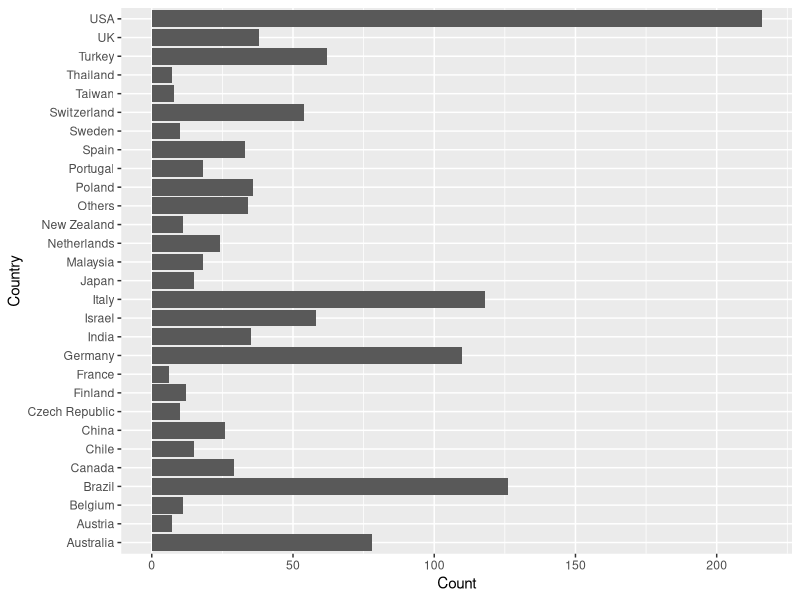
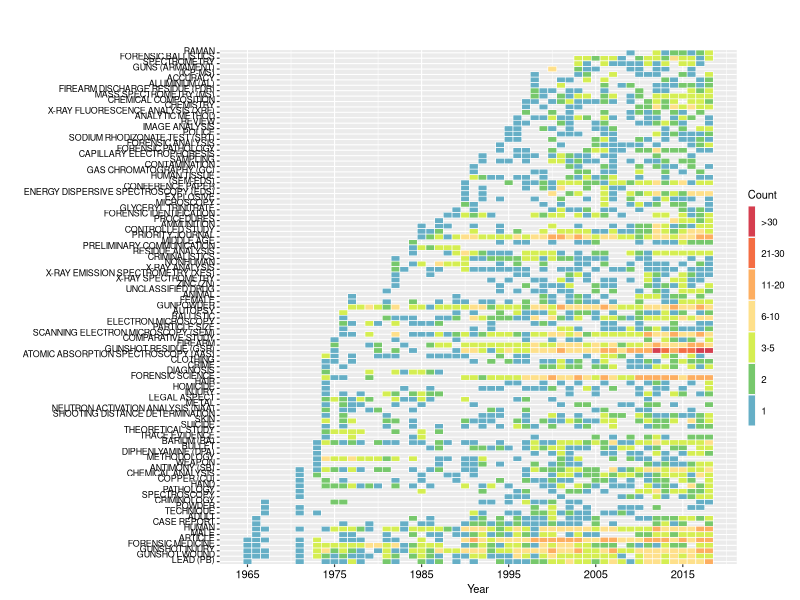

R code for these plots, in order:
#############################################################
#####                 File requirement                  #####
#############################################################
# The files to be imported is generated from Scopus.
# The columns will need to contain:
#   Year; Title; Source.title; Authors; AuthorID; Author.Keywords; Index.Keywords; EID

library(dplyr)
library(stringr)
library(tidyr)
library(ggplot2)
library(maps)

#############################################################
#####                      Function                     #####
#############################################################

#### Function to search and replace ####

# Include function to duplicate {Marc Schwartz (via MN) on http://r.789695.n4.nabble.com/replace-values-in-data-frame-td803416.html}
gsr <- function(Source, Search, Replace) 
{ 
  if (length(Search) != length(Replace)) 
    stop("Search and Replace Must Have Equal Number of Items\n") 
  
  Changed <- as.character(Source) 
  
  for (i in 1:length(Search)) 
  { 
    cat("Replacing: ", Search[i], " With: ", Replace[i], "\n") 
    Changed <- replace(Changed, Changed == Search[i], Replace[i]) 
  } 
  
  cat("\n") 
  
  Changed 
}

# function to replace accented characters with unaccented equivalents 
# adapted from https://stackoverflow.com/questions/15253954/replace-multiple-letters-with-accents-with-gsub
removeDiacritics <- function(string) {
  chartr(
    "ŠŽšžŸÀÁÂÃÄÅÇÈÉÊËÌÍÎÏÐÑÒÓÔÕÖØÙÚÛÜÝàáâãäåçèéêëìíîïðñòóôõöøùúûüýÿ",
    "SZszYAAAAAACEEEEIIIIDNOOOOOOUUUUYaaaaaaceeeeiiiidnoooooouuuuyy", 
    string
  )
}


#############################################################
#####                    Data loading                   #####
#############################################################

# set working directory

# read the export *.csv document from Scopus, separation ",", and place it in data.frame "ScopusOriginal"
ScopusOriginalData <- read.csv("scopusGunshotResidueAllyear2018.csv", sep=",", header=TRUE)

# rename some of the columns to remove special characters or encoding
names(ScopusOriginalData)[1:2] <- c("Authors", "AuthorID")

#############################################################
#####                    Countries                      #####
#############################################################

# get city/country data
data(world.cities)

# replace "United States" with USA & "United Kingdom" with UK.
aff.lst = gsub("United States$", "USA", ScopusOriginalData$Affiliations, perl = TRUE)
aff.lst = gsub("United Kingdom$", "UK", aff.lst, perl = TRUE)
# replace ';' with ',' as multiple affiliations are separated with ';'
# but that doesn't fit with the strsplit()
aff.lst = gsub(";", ",", aff.lst)
# split fields by ", "
splt.lst = sapply(aff.lst, strsplit, split = ", ", USE.NAMES = FALSE)
# extract fields which match a known city making sure that diacritics aren't a problem...
city.lst = lapply(splt.lst, function(x)x[which(removeDiacritics(x) %in% world.cities$name)])
# ... or country
cntry.lst = lapply(splt.lst, function(x)x[which(removeDiacritics(x) %in% world.cities$country.etc)])
# this version only returns unique instances of countries per publication
#cntry.lst = lapply(splt.lst, function(x)unique(x[which(x %in% world.cities$country.etc)]))

## generate plot of papers per country
threshold = 4
cntry.dat = data.frame(Country = unlist(cntry.lst), stringsAsFactors = FALSE)
# get countries under threshold
other.dat = cntry.dat %>% 
  group_by(Country) %>% 
  summarise(Count = n()) %>% 
  filter(Count <= threshold)
# aggregate counts as 'Others'
other.dat = data.frame(Country = "Others", Count = sum(other.dat$Count))

# Collate counts for countries over threshold
cntry.dat = cntry.dat %>% 
  group_by(Country) %>% 
  summarise(Count = n()) %>% 
  filter(Count > threshold)
# order by count
cntry.dat$Country = reorder(cntry.dat$Country, +cntry.dat$Count)
# add in 'Others'
cntry.dat = rbind(other.dat, cntry.dat)
# plot
ggplot(cntry.dat, aes(x=Country, y=Count)) + 
  geom_col() +
  xlab('Country') +
  coord_flip()


# Select column label $Year, $Title,  $Source.title, $Author.Keywords, $Index.Keyword
ScopusReducedDataSet <- ScopusOriginalData %>%
  select(Year,Title,Source.title,Authors,AuthorID,Author.Keywords,Index.Keywords)

#############################################################
#####                     Keywords                      #####
#############################################################

# This section is looks at Keywords

#############################################################
#####     Select one of the following three options     #####
#############################################################

#   Author Keywords only
# names(ScopusReducedDataSet) <- sub("Author.Keywords","AIKeywords", names(ScopusReducedDataSet))

#   Index Keywords only
# names(ScopusReducedDataSet) <- sub("Index.Keywords","AIKeywords", names(ScopusReducedDataSet))

#   Index and Author Keywords
# Combine Columns Author.Keywords and Index.Keywords and place in Column name "AIKeywords" and remove original columns
 ScopusReducedDataSet <- ScopusReducedDataSet %>%
  unite("AIKeywords", Author.Keywords, Index.Keywords,sep = ";", remove = TRUE)

#############################################################

#Split Column "AIKeywords" in row by the separator ";", remove leading white space to generate list
ScopusKeywordList <- ScopusReducedDataSet %>% 
  mutate(AIKeywords = strsplit(as.character(AIKeywords), ";")) %>% 
  unnest(AIKeywords) %>%
  mutate_if(is.character, str_trim)

# Upper case "AIKeywords" in "ScopusKeywordList" and save in dataframe
# Extract list of "AIkeywords" and remove duplicate
ScopusKeywordList$AIKeywords <- toupper(ScopusKeywordList$AIKeywords)
KeywordList <- ScopusKeywordList %>%
  select(AIKeywords)
Keyword <- KeywordList %>%
  distinct()

#############################################################
#####                  Data cleansing                   #####
#############################################################

#Correction to the keywords can be applied at this stage. This can be done in Notepad++, Excel etc. The ultimate order of the list must be kept so it can be binded to the orignial data.

#read the corrected list of keywords and combine it to the original list
KeywordsCorrected <- read.csv("KeywordsCorrection.txt", sep="\t", header=TRUE)
KeywordsCorrected <- as.data.frame(KeywordsCorrected)
ScopusKeywordList$KeywordsCorrected <- gsr(as.character(ScopusKeywordList$AIKeywords),as.character(KeywordsCorrected$AIKeywords),as.character(KeywordsCorrected$CorrectedAIKeywords))


#############################################################
#####               Data analysis - Keywords            #####
#############################################################

#Count to number of time the same year is repeated in the "ScopusKeywordList$Year" and save in a data.frame "Year" 
PublicationYear<- data.frame(table(ScopusReducedDataSet$Year));PublicationYear
names(PublicationYear) <- c("Year","Publications")

#count the number of keywords per title paper 
ScopusKeywordListTemp1 <- ScopusKeywordList  %>%
  select(Year,Title,Source.title,KeywordsCorrected) %>%
  distinct()
ScopusKeywordListTemp2 <-ScopusKeywordListTemp1[complete.cases(ScopusKeywordListTemp1), ]
sum(is.na(ScopusKeywordListTemp2$KeywordsCorrected))

ScopusKeywordYearCount <- aggregate(ScopusKeywordListTemp2$Year, by=list(Year=ScopusKeywordListTemp2$Year, Rtitle=ScopusKeywordListTemp2$KeywordsCorrected), FUN=length)
ScopusKeywordTotalCount <- aggregate(ScopusKeywordListTemp2$Year, by=list(Rtitle=ScopusKeywordListTemp2$KeywordsCorrected), FUN=length)
# ScopusKeywordListTemp5 <- aggregate(ScopusKeywordListTemp2, by=list(ScopusKeywordListTemp2$Year), FUN=length)

# narrowing range for plot
ScopusKeywordNarrowRangeGraph <- subset(ScopusKeywordTotalCount,x>15)

SubsetKeywordNarrowRangeGraph <-subset(ScopusKeywordYearCount,Rtitle %in% ScopusKeywordNarrowRangeGraph$Rtitle)
#Reduced <- subset(Condensed, SummaryKeywords$weight>0.007)
SubsetKeywordNarrowRangeGraph$x <- as.numeric(SubsetKeywordNarrowRangeGraph$x)

#############################################################
#####                      GRAPH                        #####
#############################################################

# Create a new variable from incidence
SubsetKeywordNarrowRangeGraph$Incidenceweight <- cut(SubsetKeywordNarrowRangeGraph$x,
                                                     breaks = c(-1,0,1,2,5,10,20,30,max(SubsetKeywordNarrowRangeGraph$x,na.rm=T)),
                                                     labels=c("0","1","2","3-5","6-10","11-20","21-30",">30"))

GraphTemp1 <- SubsetKeywordNarrowRangeGraph %>%
  # convert state to factor and reverse order of levels
  mutate(KeywordsCorrected=factor(Rtitle,levels=rev(sort(unique(Rtitle))))) %>%
  # create a new variable from count
  mutate(countfactor=cut(x,breaks=c(-1,0,1,2,5,10,20,30,max(x,na.rm=T)),
                         labels=c("0","1","2","3-5","6-10","11-20","21-30",">30")))  %>%
  # change level order
  mutate(countfactor=factor(as.character(countfactor),levels=rev(levels(countfactor))))
# ScopusKeywordList$WYear <- gsr(ScopusKeywordList$Year,year$Var1,1/year$Freq)
GraphTemp2 <- aggregate(GraphTemp1[, 1], list(GraphTemp1$KeywordsCorrected), min)

GraphTemp1$graphorder <- as.numeric(gsr(GraphTemp1$KeywordsCorrected,GraphTemp2$Group.1,GraphTemp2$x))

# assign text colour
textcol <- "black"

# further modified ggplot
p <- ggplot(GraphTemp1,aes(x=Year,y=reorder(KeywordsCorrected,graphorder),fill=countfactor))+
  geom_tile(colour="white",size=0.2)+
  guides(fill=guide_legend(title="Count"))+
  #  labs(x="",y="",title="Keywords found in gunshot residue publication")+
  labs(x="Year",y="",title="")+
  scale_y_discrete(expand=c(0,0))+
  scale_x_continuous(breaks=c(1965,1975,1985,1995,2005,2015))+
  scale_fill_manual(values=c("#d53e4f","#f46d43","#fdae61","#fee08b","#d5ee52","#77c86c","#66afc6","#ddf1da"),na.value = "grey90")+
  #coord_fixed()+
  theme_grey(base_size=8)+
  theme(legend.position="right",legend.direction="vertical",
        legend.title=element_text(colour=textcol),
        legend.margin=margin(grid::unit(0,"cm")),
        legend.text=element_text(colour=textcol,size=7),
        legend.key.height=grid::unit(0.8,"cm"),
        legend.key.width=grid::unit(0.2,"cm"),
        axis.text.x=element_text(size=8,colour=textcol),
        axis.text.y=element_text(vjust=0.2,colour=textcol),
        axis.ticks=element_line(size=0.4),
        plot.background=element_blank(),  # element_rect(fill, colour, size, linetype, color))
        panel.border=element_blank(),
        plot.margin=margin(0.7,0.4,0.1,0.2,"cm"),
        plot.title=element_text(colour=textcol,hjust=0,size=12))

ggsave("KeywordTrend.png", p, width = 6, height = 8, units = "in", dpi=150)

#############################################################
#####                     Authors                       #####
#############################################################

# This section is looks at Authors to generate a table:
#                                   the total number of authors and publications per year,
#                                   the number of publications per author,
#                                   the first year an author published,
#                                   the number of new author  

#####______________Data analysis - Authors______________#####

# Split Column "Authors" in row by first replacing "," with the separator ";" and place it in AuthorListExtended
AuthorList <- ScopusOriginalData %>%
  select(Year,Title,Authors,EID)
AuthorList$Authors <- gsub(", Jr"," Jr",AuthorList$Authors)
AuthorList$Authors <- gsub(",",";",AuthorList$Authors)

#Split Column "Authors" in row by the separator ";", remove leading white space to generate list
AuthorListExtended <- AuthorList %>% 
  mutate(Authors = strsplit(as.character(Authors), ";"))%>% 
  unnest(Authors) %>%
  mutate_if(is.character, str_trim)

#read the corrected list of "Authors" and combine it to the original list
AuthorCorrected <- read.csv("AuthorCorrection.txt", sep="\t", header=TRUE)
AuthorListExtended$AuthorsCor <- gsr(AuthorListExtended$Authors,AuthorCorrected$OriginalAuthor,as.character(AuthorCorrected$CorrectedAuthor))

AuthorCountPaper <- aggregate(AuthorListExtended$AuthorsCor, list(AuthorListExtended$AuthorsCor), FUN=length)
names(AuthorCountPaper) <- c("Author","Frequency")

# Number of Authors per year
NumberAuthorYear <- aggregate(AuthorListExtended$AuthorsCor,list(AuthorListExtended$Year), FUN=length)
names(NumberAuthorYear) <- c("Year","Author")

# List of "Author" with one publication only
AuthorCountSinglePaper <- subset(AuthorCountPaper,Frequency<2)
AuthorCountSinglePaperReduced <-subset(AuthorListExtended,AuthorsCor %in% AuthorCountSinglePaper$Author)

# List of "Author" with one publication only and their publication "Year"
YearNewAuthorSinglePaper <- aggregate(AuthorCountSinglePaperReduced$AuthorsCor,list(AuthorCountSinglePaperReduced$Year), FUN=length)
names(YearNewAuthorSinglePaper) <- c("Year","Single Author")

# List of Authors with multiple publications only
AuthorCountMultiplePaper <- subset(AuthorCountPaper,Frequency>1)
AuthorCountMultiplePaperReduced <- subset(AuthorListExtended,AuthorsCor %in% AuthorCountMultiplePaper$Author)

# List of "Authors" with multiple output and their first "Year"
AuthorFirstAppearanceMultipleEntry<- aggregate(AuthorCountMultiplePaperReduced$Year, list(AuthorCountMultiplePaperReduced$AuthorsCor), min)
names(AuthorFirstAppearanceMultipleEntry) <- c("Author","Year")

# List of "Authors" with multiple output and their last "Year"
 AuthorMultipleOutputLastYear<- aggregate(AuthorCountMultiplePaperReduced$Year, list(AuthorCountMultiplePaperReduced$AuthorsCor), max)
 names(AuthorMultipleOutputLastYear) <- c("Author","Year")

#####__________________Gephi Plots - Authors_________________#####

 #generate collapse corrected list of "Authors" by year and title from Authors with multiple papers list
ListAuthor <- AuthorCountMultiplePaperReduced %>% group_by(Year,Title) %>%
  summarise(AuthorCorrected = paste(AuthorsCor, collapse = ";"))
ListAuthor <- as.data.frame(ListAuthor)

GephiAuthor <- ListAuthor %>%
  select(AuthorCorrected)
names(GephiAuthor) <- c("Author")

#Export to Gephi plot - Year;Title;Authors
write.table(GephiAuthor, file = "GephiAuthor.csv", quote = F, sep = "\t", row.names = F)

#Export to Gephi plot - Authors;Year
write.table(AuthorMultipleOutputLastYear, file = "GephiListAuthorLastYear.csv", quote = F, sep = "\t", row.names = F)

